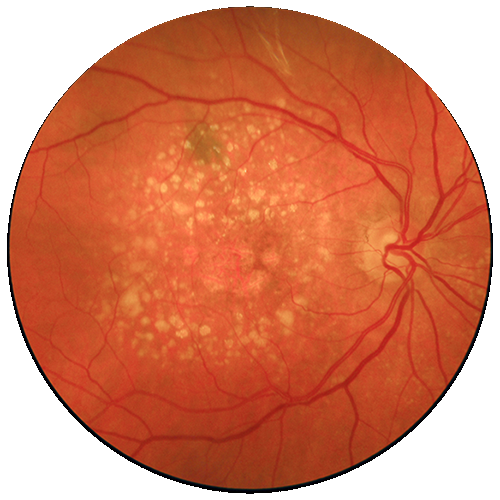
#> input picture Software/Python/BETA/Alpha/AMD_feathered.png, 500 x 500 px, given in place of Overlay.png, which was not available
$ python '[BETA]liveFeed_blobDetector.py'   (Python 2 division)   (older library calls are emulated)
#> lines starting #> are read from the running program, lines starting #| are printed output that depends on the picture; pictures that were not available may be replaced by others from this repository, and a replacement may not be noted
'''
* NOTE: Version 1.0a is rewritten from scratch to improve on the
*       shortcomings of the previous version (mainly too many false
*       positives & general instability).
*       Main change was in the identification method, which now uses
*       SimpleBlobDetector_create() ==> detector.detect(img) instead
*       of HoughCircles().
*
* USEFUL ARGUMENTS:
*   -o/--overlay: Specify overlay file
*   -a/--alpha  : Specify transperancy level (0.0 - 1.0)
*   -d/--debug  : Enable debugging
*
* VERSION: 1.1a
*   - ADDED   : Overlay an image/pathology
*   - MODIFIED: Significantly reduced false-positives
*   - ADDED   : Define a ROI. If blobs are detected outside
*               ROI, ignore them
*   - ADDED   : Store detected pupil color in BGR color space
*   - MODIFIED: PUT THINGS IN FUNCTIONS FOR GOD'S SAKE!
*   - ADDED   : Fallback to contour detection if BLOB fails
*
* KNOWN ISSUES:
*   - Code is VERY buggy and lacks many of the previous
*     functionalities (i.e threading, etc...)
*   - Code logic is somewhat iffy and can be optimized
*   - Unable to capture pupil when looking from the side (Solution IP)
*
* AUTHOR                    :   Mohammad Odeh
* WRITTEN                   :   Aug   1st, 2016 Year of Our Lord
* LAST CONTRIBUTION DATE    :   May. 24th, 2018 Year of Our Lord
*
* ----------------------------------------------------------
* ----------------------------------------------------------
*
* RIGHT CLICK: Shutdown Program.
* LEFT CLICK: Toggle view.
'''

ver = "Live Feed Ver1.1a"
print __doc__

import  cv2                                                                     # OpenCV, the meat & potatoes
import  numpy                                                       as  np      # Image manipulation
from    timeStamp                       import  fullStamp           as  FS      # Show date/time on console output
from    imutils.video.pivideostream     import  PiVideoStream                   # Import threaded PiCam module
from    imutils.video                   import  FPS                             # Benchmark FPS
from    argparse                        import  ArgumentParser                  # Pass flags/parameters to script
##from    LEDRing                         import  *                               # Let there be light
from    time                            import  sleep, time                     # Time is essential to life

# ************************************************************************
# =====================> CONSTRUCT ARGUMENT PARSER <=====================*
# ************************************************************************
ap = ArgumentParser()

ap.add_argument( "-o", "--overlay", required=False,
                 help="Path to overlay image" )

ap.add_argument( "-a", "--alpha", type=float, default=0.85,
                 help="Set alpha level.\nDefault=0.85" )

ap.add_argument( "-d", "--debug", action='store_true',
                 help="Enable debugging" )

args = vars( ap.parse_args() )

##args["debug"] = True
# ************************************************************************
# =====================> DEFINE NECESSARY FUNCTIONS <=====================
# ************************************************************************

# [217 lines left out: functions control, placeholder, setup_windows, setup_detector, update_detector, procFrame, not called in this run]

# ------------------------------------------------------------------------
initC = True
initK = True
# [212 lines left out: functions find_pupil, add_overlay, get_avg_color, is_inROI, not called in this run]

# ************************************************************************
# ===========================> SETUP PROGRAM <===========================
# ************************************************************************

# Check whether an overlay is specified
if( args["overlay"] != None ):
    overlayImg = cv2.imread( args["overlay"], cv2.IMREAD_UNCHANGED )            # Load specific overlay
else:
    src = "/home/pi/Desktop/BETA/Overlay.png"                                   # Load default overlay
    overlayImg = cv2.imread( src  , cv2.IMREAD_UNCHANGED )                      # ...
#> overlayImg is the input picture: shape (500, 500, 4); mean B, G, R, A 98.5, 128.3, 212.6, 113.7

# Load overlay image with Alpha channel
( wH, wW ) = overlayImg.shape[:2]                                               # Get dimensions
#> wH = 500; wW = 500
( B, G, R, A ) = cv2.split( overlayImg )                                        # Split into constituent channels
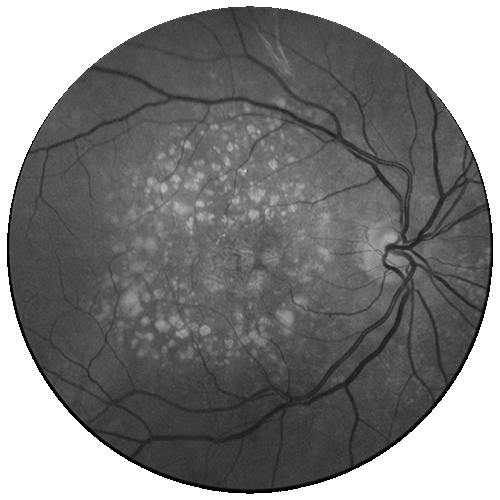
#> G: shape (500, 500); min 0, max 255, mean 128.3
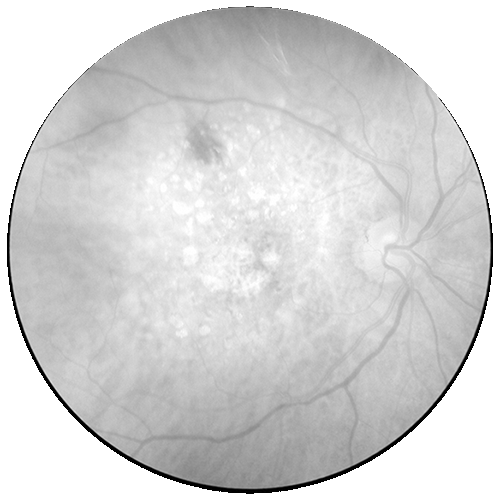
#> R: shape (500, 500); min 0, max 255, mean 212.6
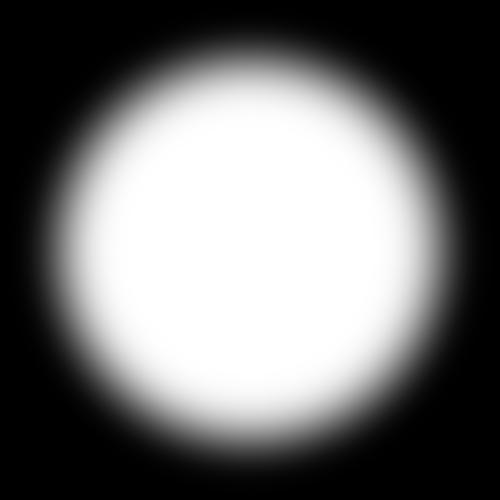
#> A: shape (500, 500); min 0, max 255, mean 113.7
B = cv2.bitwise_and( B, B, mask=A )                                             # Add the Alpha to the B channel
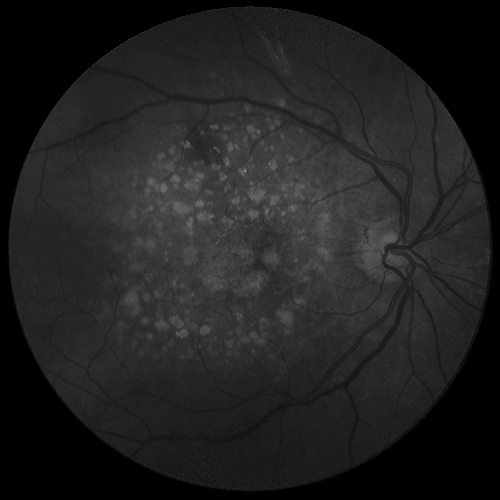
#> B: shape (500, 500); min 0, max 164, mean 32.8
G = cv2.bitwise_and( G, G, mask=A )                                             # Add the Alpha to the G channel
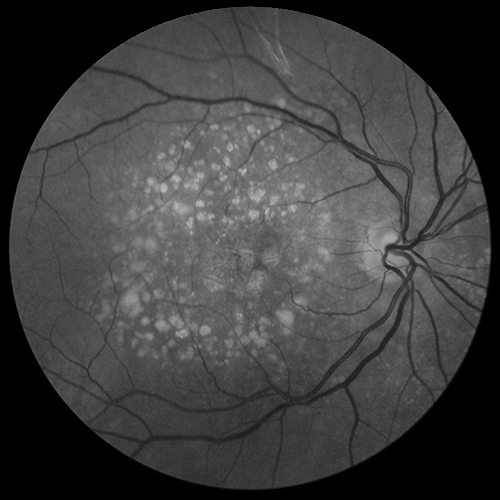
#> G: shape (500, 500); min 0, max 216, mean 62.6
R = cv2.bitwise_and( R, R, mask=A )                                             # Add the Alpha to the R channel
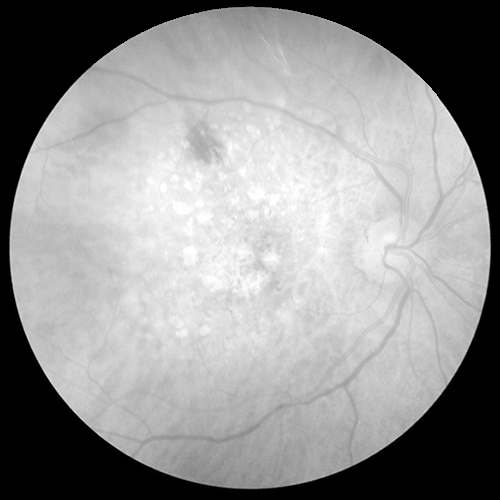
#> R: shape (500, 500); min 0, max 255, mean 147
overlayImg = cv2.merge( [B, G, R, A] )                                          # Finally, merge them back
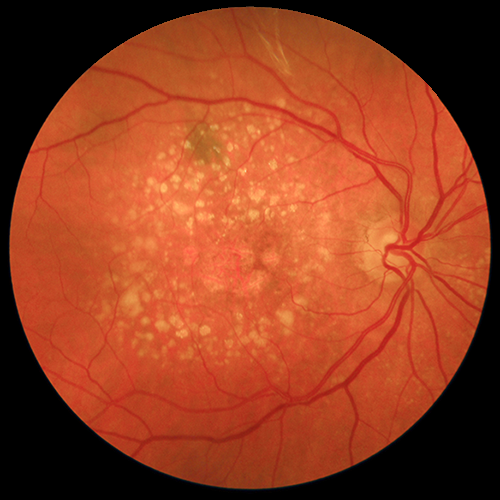
#> overlayImg: shape (500, 500, 4); mean B, G, R, A 32.8, 62.6, 147, 113.7

# Setup camera (x,y)
stream = PiVideoStream( resolution=(384, 288) ).start()                         # Start PiCam
sleep( 0.25 )                                                                   # Sleep for stability
realDisplay = True                                                              # Start with a normal display
#> (the run stopped early here; a loop or call above may not have finished)
